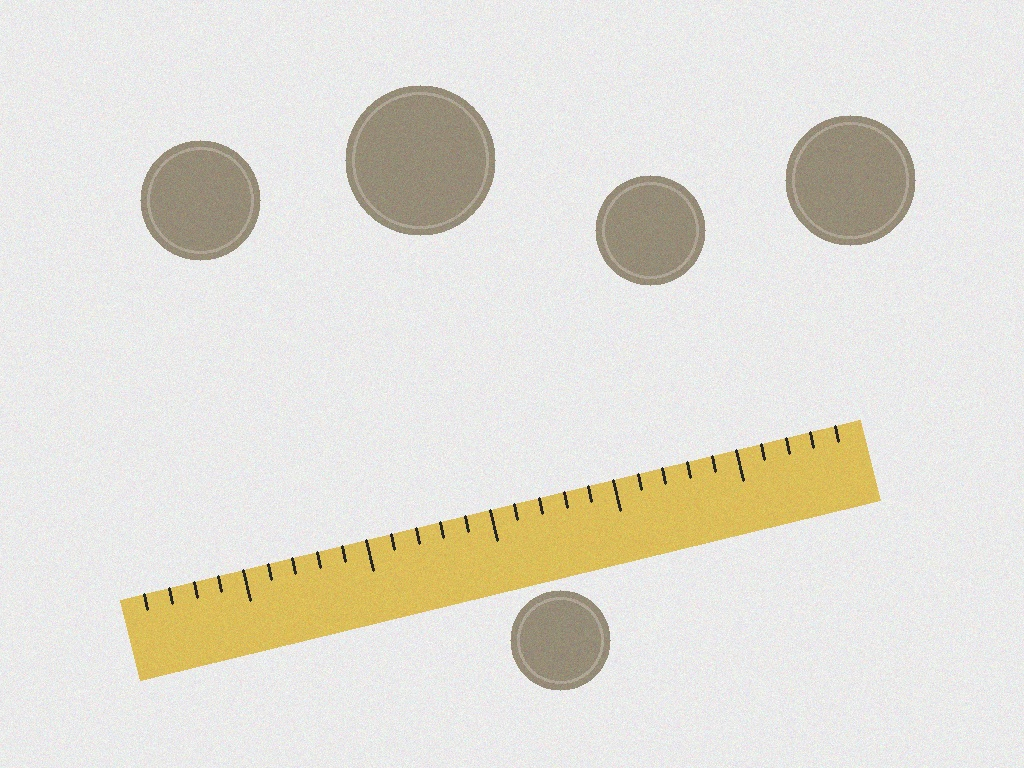
#> input picture resimler/paralar_cetvel.jpg, 1024 x 768 px, found by its file name
$ jupyter execute --allow-errors madde6_colab.ipynb   (shell and % lines are left out)
#> lines starting #> are read from the running program, lines starting #| are printed output that depends on the picture; after the words box and inside, x2 and y2 are one past the last pixel; in counts of white or black regions, pixels touching at a corner belong together
# Madde 6: Hough doğru oylaması CUDA ile (Google Colab, T4 GPU)

**ÖNCE:** Çalışma zamanı → Çalışma zamanı türünü değiştir → **T4 GPU** → Kaydet.
Sonra: Çalışma zamanı → Tümünü çalıştır.

Fikir: Madde 2'deki oylamada her kenar pikseli 180 theta için oy veriyordu ve bu işler
birbirinden bağımsız. GPU'da **her thread bir kenar pikseli** alır ve kendi 180 oyunu verir.
Birçok thread aynı hücreye aynı anda oy verebileceği için `cuda.atomic.add` kullanılır.

[cell 1]
# GPU gerçekten var mı? (T4 görünmeli)

[cell 2]
# Test resmini yükle (madde 2'de kullandığın paralar_cetvel.jpg)
from google.colab import files
yuklenen = files.upload()
#> the answer given: paralar_cetvel.jpg
RESIM_YOLU = list(yuklenen.keys())[0]
print("Yüklenen resim:", RESIM_YOLU)

[cell 3]
import math
import time
import cv2
import numpy as np
from numba import cuda

# ---------------- AYARLAR (madde 2 ile aynı) ----------------
CANNY_ALT = 50
CANNY_UST = 150
ESIK = 150
YAKIN_RHO = 10
YAKIN_THETA = 5
# ------------------------------------------------------------

# 1) Oku + 1024x768  2) Canny  (madde 2 ile aynı ön işlem)
resim = cv2.imread(RESIM_YOLU)
#> resim is the input picture: shape (768, 1024, 3); mean B, G, R 214.1, 223.5, 226.6
resim = cv2.resize(resim, (1024, 768))
gri = cv2.cvtColor(resim, cv2.COLOR_BGR2GRAY)
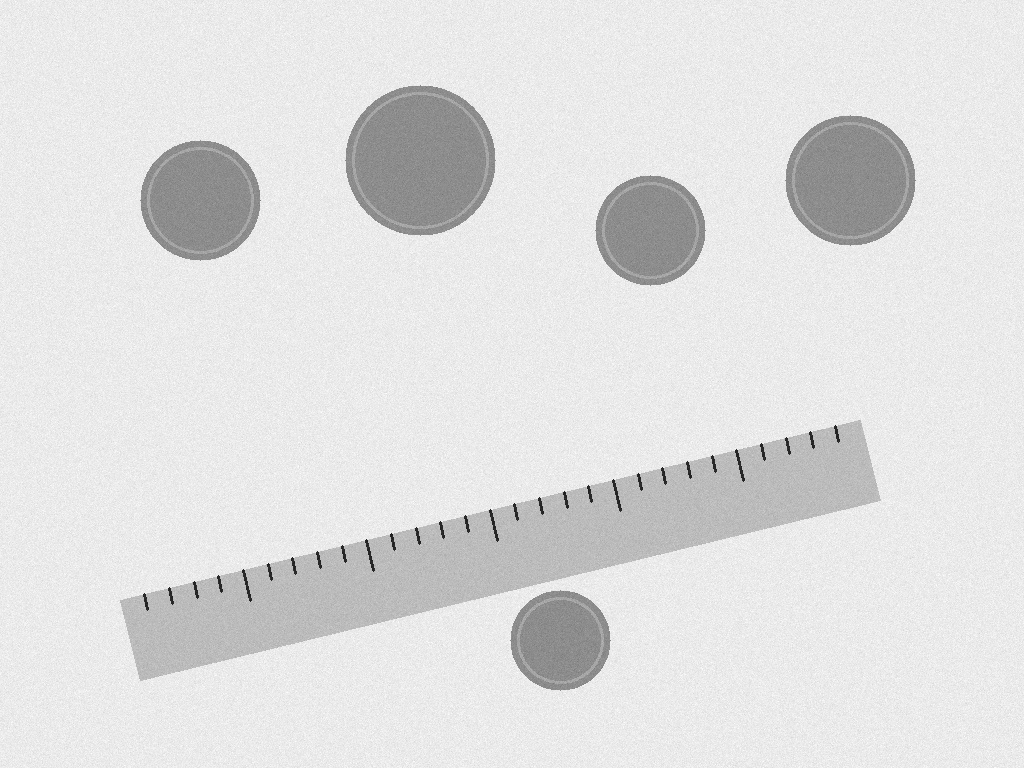
#> gri: shape (768, 1024); min 22, max 255, mean 223.4
yukseklik, genislik = gri.shape
#> yukseklik = 768; genislik = 1024
kenarlar = cv2.Canny(gri, CANNY_ALT, CANNY_UST)
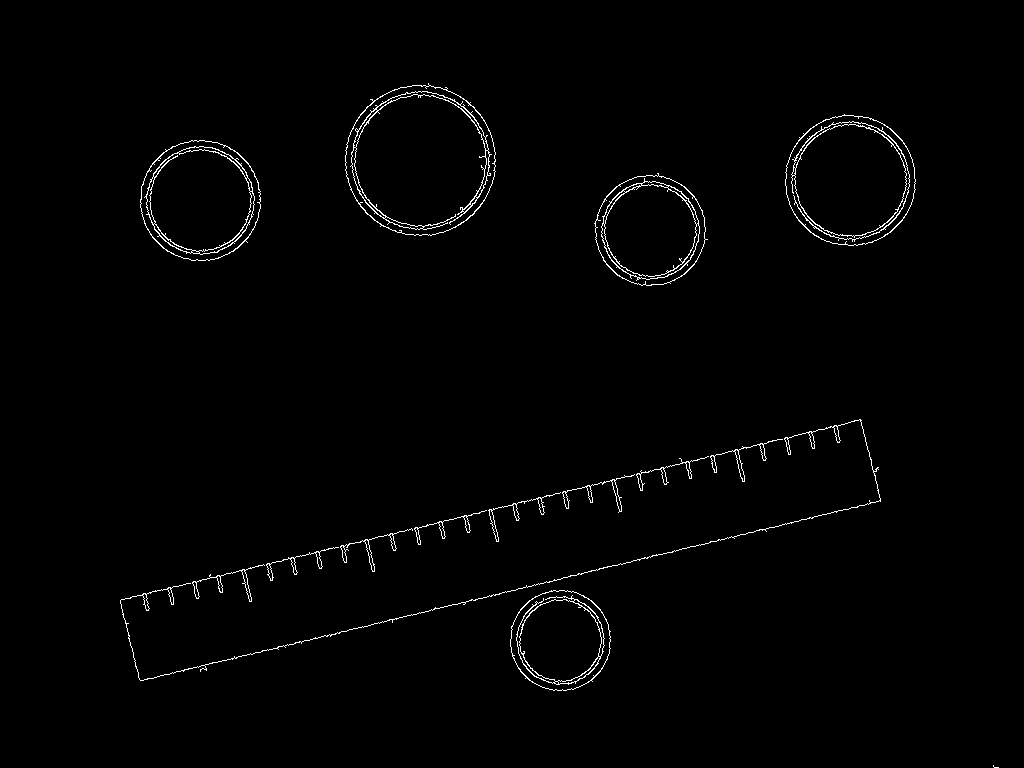
#> kenarlar: shape (768, 1024); 1.2% white in thin lines or dots, all inside (x1, y1, x2, y2) = (120, 83, 999, 768)

kenar_y, kenar_x = np.nonzero(kenarlar)
#> kenar_y = 9166 values from 83 to 767; kenar_x = 9166 values, max 998 at index 9165, min 120 at index 7795, mean 520.5
kenar_x = kenar_x.astype(np.int32)
kenar_y = kenar_y.astype(np.int32)
print("Kenar piksel sayısı:", len(kenar_x))
#| Kenar piksel sayısı: 9166

# sin/cos tablosu bir kez hesaplanır (CPU ve GPU aynı tabloyu kullanır)
theta_sayisi = 180
cos_tablosu = np.zeros(theta_sayisi, dtype=np.float64)
sin_tablosu = np.zeros(theta_sayisi, dtype=np.float64)
for theta in range(theta_sayisi):
    cos_tablosu[theta] = math.cos(theta * math.pi / 180)
    sin_tablosu[theta] = math.sin(theta * math.pi / 180)

kosegen = int(math.ceil(math.sqrt(genislik ** 2 + yukseklik ** 2)))
#> kosegen = 1280

## CPU oylaması (madde 2'deki döngünün aynısı)
Yuvarlamada `floor(rho + 0.5)` kullanıyoruz; GPU'da da aynısı var, böylece iki sonuç birebir aynı olmalı.

[cell 4]
baslangic = time.perf_counter()
oylama_cpu = np.zeros((2 * kosegen + 1, theta_sayisi), dtype=np.int32)
for i in range(len(kenar_x)):
    x = kenar_x[i]
    y = kenar_y[i]
    for theta in range(theta_sayisi):
        rho = x * cos_tablosu[theta] + y * sin_tablosu[theta]
        rho_indeks = int(math.floor(rho + 0.5)) + kosegen
        oylama_cpu[rho_indeks, theta] += 1
#> this loop made 9166 passes
#> (x, y) on passes 1 to 3: (428, 83), (428, 84), (412, 85)
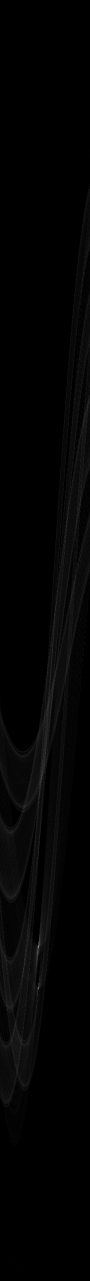
#> oylama_cpu: shape (2561, 180) int32 (shown at 1/2 size); min 0, max 235, mean 3.6
sure_cpu = time.perf_counter() - baslangic
print(f"CPU süresi: {sure_cpu:.3f} saniye")

## GPU oylaması (numba.cuda)
- `cuda.grid(1)`: bu thread'in sıra numarası → hangi kenar pikseline bakacağı.
- `cuda.atomic.add`: iki thread aynı hücreye aynı anda `+1` yaparsa biri kaybolmasın diye
  okuma-artırma-yazma işini bölünmez (atomik) yapar.

[cell 5]
@cuda.jit
def oylama_kernel(kenar_x, kenar_y, cos_tablosu, sin_tablosu, kosegen, oylama_matrisi):
    i = cuda.grid(1)                 # bu thread'in numarası = kenar pikselinin sırası
    if i < kenar_x.shape[0]:         # fazla açılan thread'ler hiçbir şey yapmasın
        x = kenar_x[i]
        y = kenar_y[i]
        for theta in range(cos_tablosu.shape[0]):
            rho = x * cos_tablosu[theta] + y * sin_tablosu[theta]
            rho_indeks = int(math.floor(rho + 0.5)) + kosegen
            cuda.atomic.add(oylama_matrisi, (rho_indeks, theta), 1)  # güvenli +1

def gpu_oylama():
    # verileri GPU belleğine kopyala
    d_x = cuda.to_device(kenar_x)
    d_y = cuda.to_device(kenar_y)
    d_cos = cuda.to_device(cos_tablosu)
    d_sin = cuda.to_device(sin_tablosu)
    d_oylama = cuda.to_device(np.zeros((2 * kosegen + 1, theta_sayisi), dtype=np.int32))
    thread_sayisi = 256                                         # blok başına thread
    blok_sayisi = (len(kenar_x) + thread_sayisi - 1) // thread_sayisi  # yukarı yuvarla
    oylama_kernel[blok_sayisi, thread_sayisi](d_x, d_y, d_cos, d_sin, kosegen, d_oylama)
    cuda.synchronize()               # GPU bitirene kadar bekle (süre doğru ölçülsün)
    return d_oylama.copy_to_host()   # sonucu CPU'ya geri al

# İlk çağrı kernel'i derler (JIT); derleme süresini karşılaştırmaya katmamak için bir kez ısıt
gpu_oylama()
#> (the call stopped at in gpu_oylama, `d_x = cuda.to_device(kenar_x)`: numba is not available in this run)

baslangic = time.perf_counter()
#> (the rest of this cell did not finish here and is left out)

## Sonuçlar aynı mı? Süre karşılaştırması

#> (a cell that did not finish here is left out)

## Doğruları bul ve çiz (madde 2'deki tepe seçimi, GPU matrisinden)

[cell 7]
adaylar = []
#> (the rest of this cell did not finish here and is left out)

[cell 8]
# Çıktıları zip yapıp bilgisayara indir
import shutil
shutil.make_archive("madde6_ciktilar", "zip", "outputs")
#> (reads outputs/madde6_sureler.txt from the repository)
